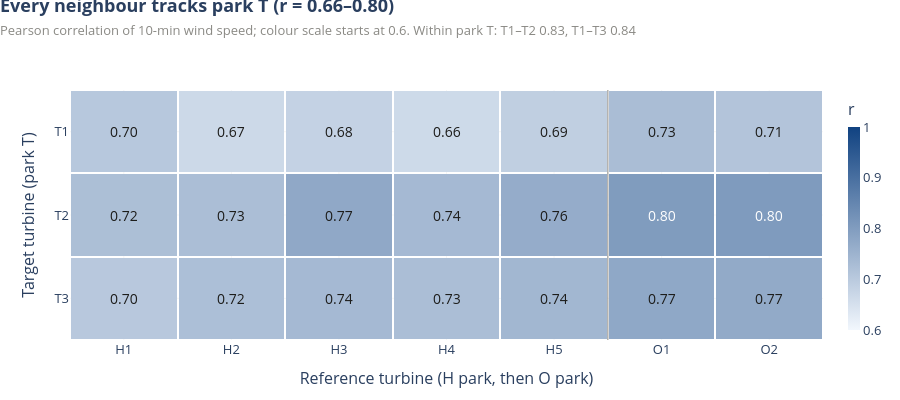

Notebook cell for this chart:
### Markdown cell above
### 3. Every neighbour is a usable reference
**Takeaway:** Correlation ranges 0.66–0.80; O parks (0.77 on average) beat H parks (0.72); inside park T the turbines agree more (T1–T2 0.83, T1–T3 0.84, T2–T3 0.90).

**For the model:** No single neighbour dominates, so combine several instead of picking one.

### Code cell
cm = ws.corr(min_periods=100)                       # pairwise on overlapping rows
C = cm.loc[TARGETS, REFERENCES]
K["r_max"], K["r_min"] = float(C.values.max()), float(C.values.min())
K["r_best_ref"] = C.max().idxmax()
K["r_best_t"] = C.max(axis=1).idxmax()
K["r_best"] = float(C.values.max())
K["r_H_mean"] = float(C[H_COLS].values.mean())
K["r_O_mean"] = float(C[O_COLS].values.mean())
K["r_T12"], K["r_T13"], K["r_T23"] = float(cm.loc["T1", "T2"]), float(cm.loc["T1", "T3"]), float(cm.loc["T2", "T3"])
zmin = round(float(C.values.min()) - 0.1, 1)

fig = go.Figure(go.Heatmap(z=C.values, x=C.columns, y=C.index, colorscale=BLUES, zmin=zmin, zmax=1, xgap=2, ygap=2,
                           colorbar=dict(title="r", thickness=12),
                           hovertemplate="%{y} vs %{x}: r = %{z:.2f}<extra></extra>"))
for i, t in enumerate(C.index):
    for j, r in enumerate(C.columns):
        v = C.iloc[i, j]
        fig.add_annotation(x=r, y=t, text=f"{v:.2f}", showarrow=False,
                           font=dict(color="white" if v > zmin + 0.5 * (1 - zmin) else COL["ink"], size=14))
fig.add_vline(x=4.5, line_color=COL["grey"], line_width=1)
fig.update_yaxes(autorange="reversed", title="Target turbine (park T)")
fig.update_xaxes(title="Reference turbine (H park, then O park)")
style(fig, f"Every neighbour tracks park T (r = {K['r_min']:.2f}–{K['r_max']:.2f})",
      f"Pearson correlation of 10-min wind speed; colour scale starts at {zmin}. Within park T: "
      f"T1–T2 {K['r_T12']:.2f}, T1–T3 {K['r_T13']:.2f}", height=400)
fig.show()

### Figure 1 — Plotly figure (JSON) as saved in the notebook; plotly's stock layout.template omitted (floating-point values rounded to 4 significant figures)
{"data": [{"colorbar": {"thickness": 12, "title": {"text": "r"}}, "colorscale": [[0, "#f2f7fd"], [1, "#104281"]], "hovertemplate": "%{y} vs %{x}: r = %{z:.2f}<extra></extra>", "type": "heatmap", "x": ["H1", "H2", "H3", "H4", "H5", "O1", "O2"], "xgap": 2, "y": ["T1", "T2", "T3"], "ygap": 2, "z": [[0.7047, 0.6671, 0.6809, 0.6649, 0.6888, 0.7283, 0.7122], [0.7242, 0.726, 0.7741, 0.7369, 0.7649, 0.802, 0.8035], [0.703, 0.7233, 0.7363, 0.7259, 0.7422, 0.7745, 0.7703]], "zmax": 1, "zmin": 0.6}], "layout": {"annotations": [{"font": {"color": "#1d1d1b", "size": 14}, "showarrow": false, "text": "0.70", "x": "H1", "y": "T1"}, {"font": {"color": "#1d1d1b", "size": 14}, "showarrow": false, "text": "0.67", "x": "H2", "y": "T1"}, {"font": {"color": "#1d1d1b", "size": 14}, "showarrow": false, "text": "0.68", "x": "H3", "y": "T1"}, {"font": {"color": "#1d1d1b", "size": 14}, "showarrow": false, "text": "0.66", "x": "H4", "y": "T1"}, {"font": {"color": "#1d1d1b", "size": 14}, "showarrow": false, "text": "0.69", "x": "H5", "y": "T1"}, {"font": {"color": "#1d1d1b", "size": 14}, "showarrow": false, "text": "0.73", "x": "O1", "y": "T1"}, {"font": {"color": "#1d1d1b", "size": 14}, "showarrow": false, "text": "0.71", "x": "O2", "y": "T1"}, {"font": {"color": "#1d1d1b", "size": 14}, "showarrow": false, "text": "0.72", "x": "H1", "y": "T2"}, {"font": {"color": "#1d1d1b", "size": 14}, "showarrow": false, "text": "0.73", "x": "H2", "y": "T2"}, {"font": {"color": "#1d1d1b", "size": 14}, "showarrow": false, "text": "0.77", "x": "H3", "y": "T2"}, {"font": {"color": "#1d1d1b", "size": 14}, "showarrow": false, "text": "0.74", "x": "H4", "y": "T2"}, {"font": {"color": "#1d1d1b", "size": 14}, "showarrow": false, "text": "0.76", "x": "H5", "y": "T2"}, {"font": {"color": "white", "size": 14}, "showarrow": false, "text": "0.80", "x": "O1", "y": "T2"}, {"font": {"color": "white", "size": 14}, "showarrow": false, "text": "0.80", "x": "O2", "y": "T2"}, {"font": {"color": "#1d1d1b", "size": 14}, "showarrow": false, "text": "0.70", "x": "H1", "y": "T3"}, {"font": {"color": "#1d1d1b", "size": 14}, "showarrow": false, "text": "0.72", "x": "H2", "y": "T3"}, {"font": {"color": "#1d1d1b", "size": 14}, "showarrow": false, "text": "0.74", "x": "H3", "y": "T3"}, {"font": {"color": "#1d1d1b", "size": 14}, "showarrow": false, "text": "0.73", "x": "H4", "y": "T3"}, {"font": {"color": "#1d1d1b", "size": 14}, "showarrow": false, "text": "0.74", "x": "H5", "y": "T3"}, {"font": {"color": "#1d1d1b", "size": 14}, "showarrow": false, "text": "0.77", "x": "O1", "y": "T3"}, {"font": {"color": "#1d1d1b", "size": 14}, "showarrow": false, "text": "0.77", "x": "O2", "y": "T3"}], "font": {"size": 13}, "height": 400, "margin": {"b": 60, "l": 70, "r": 30, "t": 90}, "shapes": [{"line": {"color": "#8a8984", "width": 1}, "type": "line", "x0": 4.5, "x1": 4.5, "xref": "x", "y0": 0, "y1": 1, "yref": "y domain"}], "title": {"text": "<b>Every neighbour tracks park T (r = 0.66–0.80)</b><br><span style='font-size:13px;color:#8a8984'>Pearson correlation of 10-min wind speed; colour scale starts at 0.6. Within park T: T1–T2 0.83, T1–T3 0.84</span>", "x": 0, "xanchor": "left", "y": 0.97, "yanchor": "top", "yref": "container"}, "xaxis": {"gridcolor": "#ececea", "gridwidth": 0.5, "showgrid": true, "title": {"text": "Reference turbine (H park, then O park)"}, "zeroline": false}, "yaxis": {"autorange": "reversed", "gridcolor": "#ececea", "gridwidth": 0.5, "showgrid": true, "title": {"text": "Target turbine (park T)"}, "zeroline": false}}}
